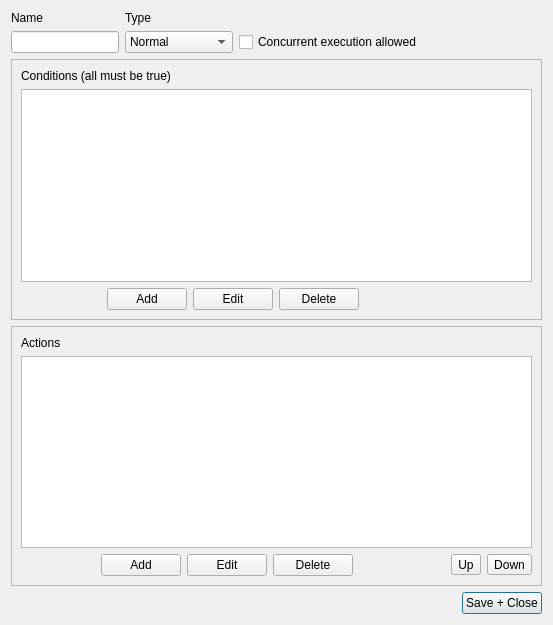
<?xml version="1.0" encoding="UTF-8"?>
<ui version="4.0">
 <class>RuleDialog</class>
 <widget class="QDialog" name="RuleDialog">
  <property name="geometry">
   <rect>
    <x>0</x>
    <y>0</y>
    <width>553</width>
    <height>625</height>
   </rect>
  </property>
  <property name="windowTitle">
   <string>Rule Editor</string>
  </property>
  <layout class="QVBoxLayout" name="verticalLayout_2">
   <item>
    <layout class="QGridLayout" name="gridLayout_4">
     <item row="4" column="4">
      <widget class="QPushButton" name="buttonClose">
       <property name="text">
        <string>Save + Close</string>
       </property>
      </widget>
     </item>
     <item row="3" column="0" colspan="5">
      <widget class="QFrame" name="frame_2">
       <property name="frameShape">
        <enum>QFrame::StyledPanel</enum>
       </property>
       <property name="frameShadow">
        <enum>QFrame::Raised</enum>
       </property>
       <layout class="QVBoxLayout" name="verticalLayout_4">
        <item>
         <widget class="QLabel" name="label_2">
          <property name="text">
           <string>Actions</string>
          </property>
         </widget>
        </item>
        <item>
         <widget class="QListView" name="listActions"/>
        </item>
        <item>
         <layout class="QGridLayout" name="gridLayout_2">
          <item row="1" column="5">
           <widget class="QToolButton" name="buttonUp">
            <property name="text">
             <string>Up</string>
            </property>
           </widget>
          </item>
          <item row="1" column="4">
           <spacer name="horizontalSpacer_4">
            <property name="orientation">
             <enum>Qt::Horizontal</enum>
            </property>
            <property name="sizeHint" stdset="0">
             <size>
              <width>40</width>
              <height>20</height>
             </size>
            </property>
           </spacer>
          </item>
          <item row="1" column="1">
           <widget class="QPushButton" name="buttonAddAction">
            <property name="text">
             <string>Add</string>
            </property>
           </widget>
          </item>
          <item row="1" column="6">
           <widget class="QToolButton" name="buttonDown">
            <property name="text">
             <string>Down</string>
            </property>
           </widget>
          </item>
          <item row="1" column="0">
           <spacer name="horizontalSpacer_3">
            <property name="orientation">
             <enum>Qt::Horizontal</enum>
            </property>
            <property name="sizeType">
             <enum>QSizePolicy::Fixed</enum>
            </property>
            <property name="sizeHint" stdset="0">
             <size>
              <width>80</width>
              <height>20</height>
             </size>
            </property>
           </spacer>
          </item>
          <item row="1" column="3">
           <widget class="QPushButton" name="buttonDelAction">
            <property name="text">
             <string>Delete</string>
            </property>
           </widget>
          </item>
          <item row="1" column="2">
           <widget class="QPushButton" name="buttonEditAction">
            <property name="text">
             <string>Edit</string>
            </property>
           </widget>
          </item>
         </layout>
        </item>
       </layout>
      </widget>
     </item>
     <item row="0" column="0">
      <widget class="QLabel" name="label_3">
       <property name="text">
        <string>Name</string>
       </property>
      </widget>
     </item>
     <item row="1" column="1">
      <widget class="QComboBox" name="comboType">
       <item>
        <property name="text">
         <string>Normal</string>
        </property>
       </item>
       <item>
        <property name="text">
         <string>Must be called</string>
        </property>
       </item>
      </widget>
     </item>
     <item row="0" column="1">
      <widget class="QLabel" name="label_4">
       <property name="text">
        <string>Type</string>
       </property>
      </widget>
     </item>
     <item row="1" column="0">
      <widget class="QLineEdit" name="editName">
       <property name="sizePolicy">
        <sizepolicy hsizetype="Fixed" vsizetype="Fixed">
         <horstretch>0</horstretch>
         <verstretch>0</verstretch>
        </sizepolicy>
       </property>
      </widget>
     </item>
     <item row="2" column="0" colspan="5">
      <widget class="QFrame" name="frame">
       <property name="frameShape">
        <enum>QFrame::StyledPanel</enum>
       </property>
       <property name="frameShadow">
        <enum>QFrame::Raised</enum>
       </property>
       <layout class="QVBoxLayout" name="verticalLayout_3">
        <item>
         <layout class="QGridLayout" name="gridLayout">
          <item row="2" column="3">
           <widget class="QPushButton" name="buttonDelCondition">
            <property name="text">
             <string>Delete</string>
            </property>
           </widget>
          </item>
          <item row="2" column="1">
           <widget class="QPushButton" name="buttonAddCondition">
            <property name="text">
             <string>Add</string>
            </property>
           </widget>
          </item>
          <item row="0" column="0" colspan="5">
           <widget class="QLabel" name="label">
            <property name="text">
             <string>Conditions (all must be true)</string>
            </property>
           </widget>
          </item>
          <item row="2" column="0">
           <spacer name="horizontalSpacer">
            <property name="orientation">
             <enum>Qt::Horizontal</enum>
            </property>
            <property name="sizeType">
             <enum>QSizePolicy::Fixed</enum>
            </property>
            <property name="sizeHint" stdset="0">
             <size>
              <width>80</width>
              <height>20</height>
             </size>
            </property>
           </spacer>
          </item>
          <item row="2" column="4">
           <spacer name="horizontalSpacer_2">
            <property name="orientation">
             <enum>Qt::Horizontal</enum>
            </property>
            <property name="sizeHint" stdset="0">
             <size>
              <width>40</width>
              <height>20</height>
             </size>
            </property>
           </spacer>
          </item>
          <item row="1" column="0" colspan="5">
           <widget class="QListView" name="listConditions"/>
          </item>
          <item row="2" column="2">
           <widget class="QPushButton" name="buttonEditCondition">
            <property name="text">
             <string>Edit</string>
            </property>
           </widget>
          </item>
         </layout>
        </item>
       </layout>
      </widget>
     </item>
     <item row="0" column="3" rowspan="2" colspan="2">
      <spacer name="horizontalSpacer_5">
       <property name="orientation">
        <enum>Qt::Horizontal</enum>
       </property>
       <property name="sizeHint" stdset="0">
        <size>
         <width>10</width>
         <height>20</height>
        </size>
       </property>
      </spacer>
     </item>
     <item row="1" column="2">
      <widget class="QCheckBox" name="checkConcurrent">
       <property name="text">
        <string>Concurrent execution allowed</string>
       </property>
      </widget>
     </item>
    </layout>
   </item>
  </layout>
 </widget>
 <tabstops>
  <tabstop>buttonDelAction</tabstop>
  <tabstop>buttonAddCondition</tabstop>
  <tabstop>buttonDelCondition</tabstop>
  <tabstop>buttonUp</tabstop>
  <tabstop>buttonDown</tabstop>
  <tabstop>buttonAddAction</tabstop>
 </tabstops>
 <resources/>
 <connections/>
</ui>
